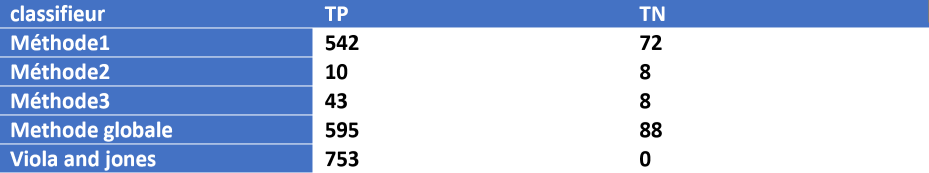
#> input picture compareTnTp.jpeg, 1858 x 346 px (shown at 1/2 size); its folder holds only this picture in this run
$ python -i algorithme_principal_.py   (imports and definitions only)
#> lines starting #> are read from the running program, lines starting #| are printed output that depends on the picture; after the words box and inside, x2 and y2 are one past the last pixel; in counts of white or black regions, pixels touching at a corner belong together
#import cv2
#import numpy as np
import propiété_forme
import train
import Pretraitement
#import re
#import pickle
import methodes
import time
#import imutils
#import copy
class Face:
    def __init__(self, df=list(dict())):
        self.faces = df

    # [28 lines left out: functions add, draw_faces, delet_attribute, not called in this run]


import pandas as pd
def is_face(o):
    f = o.get('label')
    return f == 1
import pandas as pd
import sys
import numpy as np
import cv2
# [19 lines left out: function algorithme_haar, not called in this run]
#import Img_From_Foolder, methodes_implementation, stapes_requiered, shape_description_tools
import cv2#
import re#e
"""
def algorithme_methode(cnt, cnt_int,pretraitement_1, shape, faces=Face(), methode="0", j=0, i=0):
    for i in range(len(cnt)):
        v = propiété_forme.get_vecteur(cnt[i], shape[0], shape[1])
        ppd = pd.DataFrame(v, index=[0])

        #p = train.decision(ppd)

        if v.get('label') == 1:  # ppd.get('label') is 0:
            # print("is face")
            mm = np.zeros(pretraitement_1.shape, dtype=np.uint8)
            cv2.drawContours(mm,[cnt[i]], -1,255, -1)
            #cv2.imshow("mathode "+str(i),mm)
            #cv2.waitKey(0)
            faces.add(dict(contour=cnt[i], prediction=ppd, methode="0", indice=i))

            # i+=1
        else:

            # if "2" not in methode:

            if v.get("ratio") >= 1 and v.get("Area") > 15:
                # new_cnt = methode_2(cnt[i],shape)
                #print("methode2")
                new_cnt = methodes.methode2(cnt, i,  pretraitement_1)
                for j in range(len(new_cnt)):
                    mask = np.zeros(pretraitement_1.shape, dtype=np.uint8)
                    cv2.drawContours(mask, [new_cnt[j]], -1, 255, -1)
                    #cv2.imshow(str(j), mask)
                    v = propiété_forme.get_vecteur(new_cnt[j], shape[0], shape[1])
                    ppd = pd.DataFrame(v, index=[0])
                    #p = train.decision(ppd)
                    if v.get('label') == 1 and v.get("Area") >= 5:  # ppd.get('label') is 0:
                        # [5 lines of commented-out code are left out]
                        faces.add(dict(contour=new_cnt[j], prediction=ppd, methode= "2", indice=j))
                #cv2.waitKey(0)
                # algorithme( new_cnt, shape,faces, methode + "2", i)
                # i+=1
                pass

            if v.get("ratio") < 1 and v.get("Area") > 15:

                cnt_adjacent = methodes.methode3(cnt, i,  pretraitement_1 ,cnt_int)
                for j in range(len(cnt_adjacent)):


                  if len(cnt_adjacent[j])<5:
                      pass
                  else:
                    mm3 = np.zeros(pretraitement_1.shape, dtype=np.uint8)
                    cv2.drawContours(mm3, [cnt_adjacent[j]], -1, 255, -1)
                    #cv2.imshow("mathode 3" + str(j), mm3)
                    #cv2.waitKey(0)

                    v = propiété_forme.get_vecteur(cnt_adjacent[j], shape[0], shape[1])

                    ppd = pd.DataFrame(v, index=[0])
                    p = v.get("label")
                    if p==1 and v.get('Area') > 3:  # ppd.get('label') is 0:

                        faces.add(dict(contour=cnt_adjacent[j], prediction=ppd, methode="3", indice=j))


                # i+=1
                pass
            else:

                pass
                # new_cnt = methode_3(cnt[i],shape)
                # algorithme( new_cnt, shape,faces, methode + "3", i)

    return faces

def algorithme(cnt, cnt_int,pretraitement_1, shape, faces=Face(), methode="0", j=0, i=0):
    for i in range(len(cnt)):
        v = propiété_forme.get_vecteur(cnt[i], shape[0], shape[1])
        ppd = pd.DataFrame(v, index=[0])
        # [6 lines of commented-out code are left out]
        p = train.decision(ppd)
        # [6 lines of commented-out code are left out]
        if p[0]==0.0:#v.get('label') == 1:  # ppd.get('label') is 0:
            # print("is face")
            faces.add(dict(contour=cnt[i], prediction=ppd, methode="0", indice=i))
            # i+=1
        else:

            # if "2" not in methode:

            if v.get("ratio") >= 1 and v.get("Area") > 15 :
                # new_cnt = methode_2(cnt[i],shape)
                #print("methode2")
                new_cnt = methodes.methode2(cnt, i, pretraitement_1)

                for j in range(len(new_cnt)):
                    mask = np.zeros(pretraitement_1.shape, dtype=np.uint8)
                    cv2.drawContours(mask, [new_cnt[j]], -1, 255, -1)
                    #cv2.imshow(str(j), mask)
                    v = propiété_forme.get_vecteur(new_cnt[j], shape[0], shape[1])
                    ppd = pd.DataFrame(v, index=[0])
                    p = train.decision(ppd)
                    if p[0]==0.0 and v.get('Area') >= 5:  # ppd.get('label') is 0:
                        #print("is face")
                        faces.add(dict(contour=new_cnt[j], prediction=ppd, methode="2", indice=j))
                #cv2.waitKey(0)
                # algorithme( new_cnt, shape,faces, methode + "2", i)
                # i+=1
                pass

            if v.get("ratio") < 1 and v.get("Area") > 15 :
                #print("methode3")
                cnt_adjacent = methodes.methode3(cnt, i,  pretraitement_1 ,cnt_int)
                for j in range(len(cnt_adjacent)):
                  mask = np.zeros(pretraitement_1.shape, dtype=np.uint8)
                  #cv2.drawContours(mask, [cnt_adjacent[j]], -1, 255, -1)
                  #cv2.imshow(str(j), mask)
                  if len(cnt_adjacent[j])<5:
                      pass
                  else:
                    v = propiété_forme.get_vecteur(cnt_adjacent[j], shape[0], shape[1])
                    #print("methode="+str(v.get("label")))
                    ppd = pd.DataFrame(v, index=[0])
                    p = train.decision(ppd)
                    if p[0]==0.0  and v.get('Area') > 3:#v.get('label') == 1:  # ppd.get('label') is 0:
                        #print("is face")
                        faces.add(dict(contour=cnt_adjacent[j], prediction=ppd, methode="3", indice=j))

                #cv2.waitKey(0)
                # i+=1
                pass
            else:

                pass
                # new_cnt = methode_3(cnt[i],shape)
                # algorithme( new_cnt, shape,faces, methode + "3", i)

    return faces
"""
# [216 lines left out: functions algorithme_methode, algorithme, get_ID, pretreatment, not called in this run]


def methode1_phase1(img_prete0, write_me=False):
    # argv[2]+"\\faces\\"+str(argv[3])
    # pathImgToWrite="training_3/"

    img_prete = img_prete0.copy()
    img_inv, img_prete, external_region, internal_region = split_region(img_prete)
    # pretreatment applicate on external region:

    pretraitement_1 = pretreatment(external_region)  # , img_inv, Img_Colored_Readed, pathImgToWrite)
    pretraitement_1_copy_ = pretraitement_1.copy()
    # [4 lines of commented-out code are left out]
    return img_inv, img_prete, pretraitement_1, internal_region


def get_cnt(mask_extern, arg=cv2.CHAIN_APPROX_SIMPLE):
    return cv2.findContours(mask_extern, cv2.RETR_EXTERNAL, arg)[0]


# [4 lines left out: function get_mask_i, not called in this run]


def split_region(img, write_me=False):
    high_thresh, img_prete0 = cv2.threshold(img, 50, 255, cv2.THRESH_BINARY)
    lowThresh = 0.5 * high_thresh
    # get the inverse of the binary image
    img_prete=img_prete0.copy()
    img_inv = cv2.bitwise_not(img_prete)
    img = img_inv.copy()
    # find external contours
    Contour0, hei = cv2.findContours(img, cv2.RETR_EXTERNAL,
                                     cv2.CHAIN_APPROX_SIMPLE)
    # Mask to draw the contours external on it
    Mask = img_prete.copy()
    for i in range(len(Contour0)):
        cv2.drawContours(Mask, [Contour0[i]], 0, (127), 1)
    # geting the contour external mask
    mask_contour_externe = cv2.bitwise_xor(Mask, img_prete)
    high_thresh, thresh_mask_contour_externe = cv2.threshold(mask_contour_externe, 126, 255, cv2.THRESH_BINARY)

    # to get the filled external region of the external contour extracted we redraw it with get mask
    cnt = cv2.findContours(thresh_mask_contour_externe.copy(), cv2.RETR_EXTERNAL,
                           cv2.CHAIN_APPROX_SIMPLE)[0]
    mask_extern = np.zeros(img_prete.shape, dtype=np.uint8)

    for i in range(len(cnt)):
        cv2.drawContours(mask_extern, [cnt[i]], -1, 255, -1)
    # xor between inversed image and mask extern to get holes region

    #cv2.waitKey(0)
    mask_internal = cv2.bitwise_xor(img_inv, mask_extern)
    if write_me:
        cv2.imwrite("split_region.bmp",np.hstack((img_inv,img_prete, mask_extern, mask_internal)))
    #cv2.imshow("split_region.bmp",np.hstack((img_inv,img_prete, mask_extern, mask_internal)))
    #cv2.waitKey(0)
    return img_inv, img_prete, mask_extern, mask_internal


# [40 lines left out: function regrouping, not called in this run]

#regrouping(["1",""], "img_818.bmp", "img_818.jpg")
#regrouping(["2",""], "img_818.bmp", "img_818.jpg")
"""regrouping(["1",""],cv2.imread("img_818.bmp",0), copy.deepcopy(cv2.imread("img_818.jpg")))
regrouping(["2",""],cv2.imread("img_818.bmp",0),copy.deepcopy(cv2.imread("img_818.jpg")))

regrouping(["0",""],cv2.imread("img_818.bmp",0), copy.deepcopy(cv2.imread("img_818.jpg")))
"""
#regrouping("0","img_818.bmp", "img_818.jpg")

>>> import cv2
>>> picture = cv2.cvtColor(cv2.imread('compareTnTp.jpeg'), cv2.COLOR_BGR2RGB)
>>> result = methode1_phase1(picture)
#> in split_region, `high_thresh, img_prete0 = cv2.threshold(img, 50, 255, cv2.THRESH_BINARY)`:
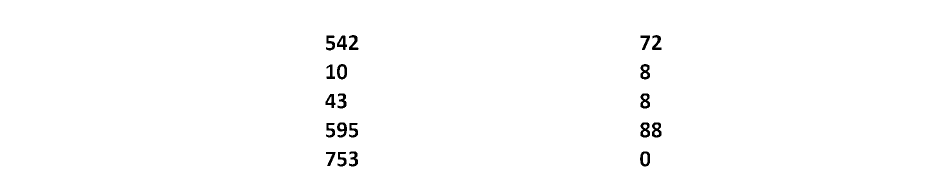
#> img_prete0: shape (346, 1858, 3) (shown at 1/2 size); 99.1% white; 20 black regions, largest, box (x1, y1, x2, y2) and area: (1281, 128, 1300, 159) 366, (1281, 187, 1300, 217) 361, (1281, 245, 1300, 275) 361
#> in split_region, `img_inv = cv2.bitwise_not(img_prete)`:
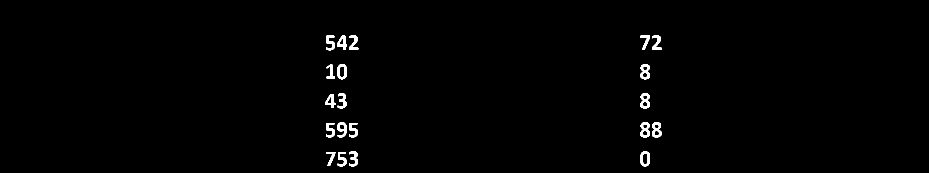
#> img_inv: shape (346, 1858, 3) (shown at 1/2 size); 0.93% white; 20 white regions, largest, box (x1, y1, x2, y2) and area: (1281, 128, 1300, 159) 366, (1281, 187, 1300, 217) 361, (1281, 245, 1300, 275) 361
#> (the run stopped early here; a loop or call above may not have finished)

$ run again, on planA.png
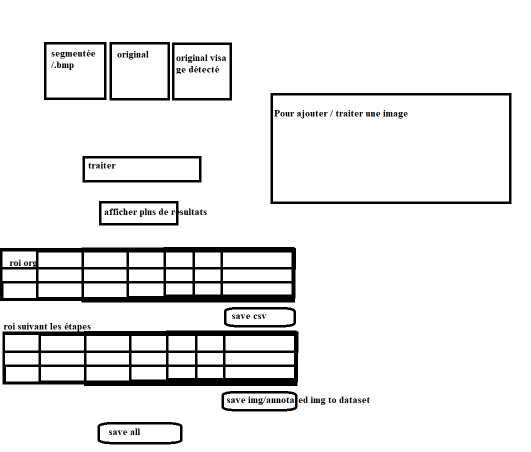
#> input picture planA.png, 1062 x 903 px (shown at 1/2 size)
#> in split_region, `img_inv = cv2.bitwise_not(img_prete)`:
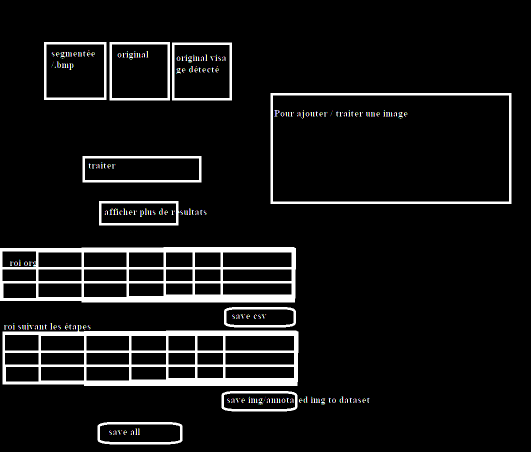
#> img_inv: shape (903, 1062, 3) (shown at 1/2 size); mean R, G, B 19.6, 19.6, 19.6

$ run again, on planB7.png
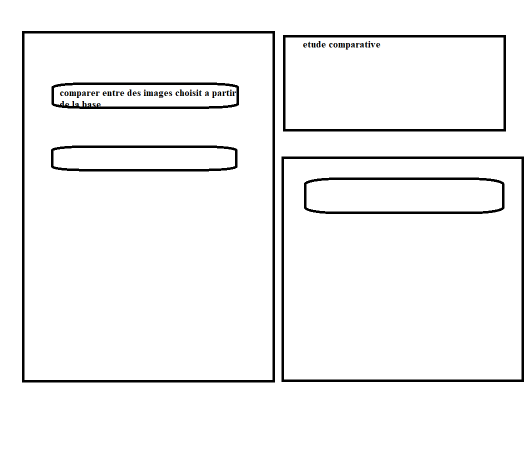
#> input picture planB7.png, 1062 x 903 px (shown at 1/2 size)
#> in split_region, `img_inv = cv2.bitwise_not(img_prete)`:
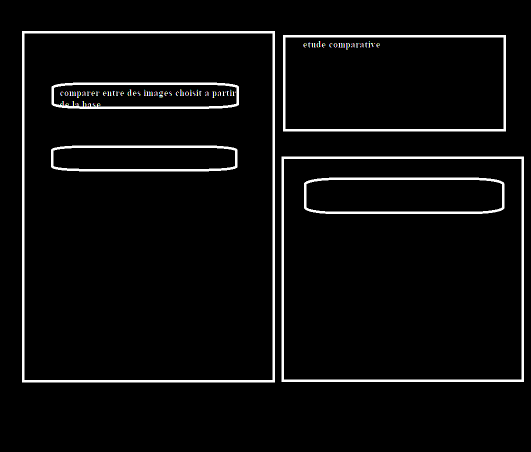
#> img_inv: shape (903, 1062, 3) (shown at 1/2 size); mean R, G, B 11.1, 11.1, 11.1
